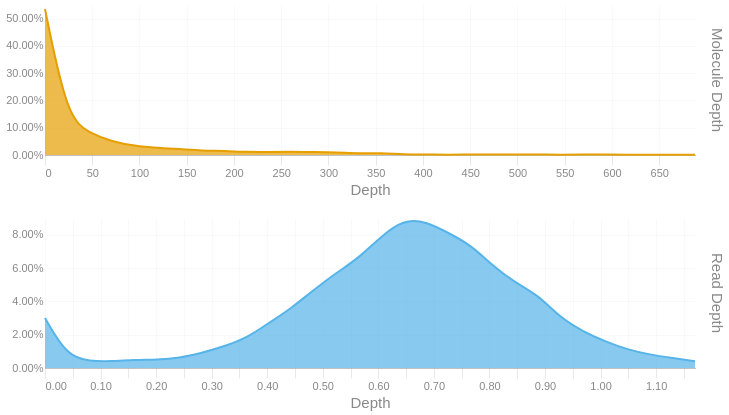

The code cell stored with this chart in its notebook:
### Code cell
readdep = depth_hist(tb['Read Depth'], q99, 3)
readdep = readdep.with_columns(pl.lit('Read Depth').alias('Metric'))
if not SKIPLR:
    moldep = depth_hist(tb['Molecule Depth'], mol_q99, 1)
    moldep = moldep.with_columns(pl.lit('Molecule Depth').alias('Metric'))
    _hist = pl.concat([readdep, moldep])
    _hist = _hist.filter(pl.col('Proportion') != 0)
    with SafeRender(_hist):
        (
            alt.Chart(_hist)        
            .mark_area(interpolate = "basis")
            .encode(
                x=alt.X('Bin:Q').scale(domainMin=0).axis(alt.Axis(title='Depth')),
                y = alt.Y('Proportion:Q', title = None).axis(format = '.2%'),
                color = alt.Color('Metric:N').legend(None),
                row = alt.Row("Metric:N").header(title = None, labelOrient = 'right'),
                tooltip = [
                    alt.Tooltip("Metric:N", title = "Metric"),
                    alt.Tooltip('Interval:N', title = "Depth Interval"),
                    alt.Tooltip('Proportion:Q', title = "% Alignments").format('.2%')
                ]
            )
            .resolve_scale(x='independent', y='independent')
            .properties(
                height = 150, width = 650,
                usermeta={'embedOptions': {'downloadFileName': f'{samplename}.depth.hist'}}
            )
        ).display()
else:
    readdep = readdep.filter(pl.col('Proportion') != 0)
    with SafeRender(readdep):
        (
            alt.Chart(readdep)        
            .mark_area(interpolate = "basis")
            .encode(
                x=alt.X('Bin:Q').scale(domainMin=0).axis(alt.Axis(title='Depth')),
                y = alt.Y('Proportion:Q', title = None).axis(format = '.2%'),
                tooltip = [
                    alt.Tooltip('Interval:N', title = "Depth Interval"),
                    alt.Tooltip('Proportion:Q', title = "% Alignments").format('.2%')
                ]
            )
            .properties(
                usermeta={'embedOptions': {'downloadFileName': f'{samplename}.depth.hist'}}
            )
        ).display()

### Figure 1 — Vega-Lite specification as saved in the notebook (floating-point values rounded to 4 significant figures)
{"width": 650, "height": 150, "config": {"title": {"anchor": "start", "dy": -15, "fontSize": 18, "color": "#888888", "subtitleColor": "#888888", "subtitleFontSize": 14}, "arc": {"fill": "#0072B2"}, "axis": {"domainColor": "#888888", "domainWidth": 0.5, "gridWidth": 0.2, "grid": false, "titleFontWeight": 400, "titleFontSize": 15, "labelFontSize": 11, "labelColor": "#888888", "tickColor": "#888888", "tickWidth": 0.2, "titleColor": "#888888"}, "axisBand": {"grid": false}, "axisX": {"grid": true, "tickSize": 10, "domainCap": "round"}, "axisY": {"domain": false, "grid": true, "tickSize": 0, "domainCap": "round"}, "background": "transparent", "header": {"labelFontSize": 15, "labelColor": "#888888", "titleFontSize": 15, "titleFontWeight": 600, "titleColor": "#888888"}, "legend": {"labelFont": "sans-serif", "labelFontSize": 12, "labelColor": "#888888", "symbolSize": 100, "symbolType": "circle", "titleFontSize": 12, "titlePadding": 10, "titleColor": "#888888", "title": null}, "range": {"category": ["#E69F00", "#56B4E9", "#009E73", "#F0E442", "#0072B2", "#D55E00", "#CC79A7", "#000000"], "diverging": ["#cfe8f3", "#a2d4ec", "#73bfe2", "#46abdb", "#1696d2", "#12719e"]}, "area": {"fill": "#0072B2", "fillOpacity": 0.7, "line": true, "strokeOpacity": 0.7}, "line": {"color": "#0072B2", "stroke": "#0072B2", "strokeWidth": 2}, "trail": {"color": "#0072B2", "stroke": "#0072B2", "strokeWidth": 0, "size": 1}, "point": {"filled": true, "fillOpacity": 1.0, "size": 95}, "text": {"color": "#888888", "fontSize": 11, "align": "right", "fontWeight": 400, "size": 11}, "bar": {"fill": "#0072B2", "stroke": null}, "view": {"stroke": null, "continuousWidth": 660, "continuousHeight": 400}}, "data": {"name": "data-e14b1f4d5a6618059a2fdb990964838d"}, "mark": {"type": "area", "interpolate": "basis"}, "encoding": {"color": {"field": "Metric", "legend": null, "type": "nominal"}, "row": {"field": "Metric", "header": {"title": null, "labelOrient": "right"}, "type": "nominal"}, "tooltip": [{"field": "Metric", "title": "Metric", "type": "nominal"}, {"field": "Interval", "title": "Depth Interval", "type": "nominal"}, {"field": "Proportion", "format": ".2%", "title": "% Alignments", "type": "quantitative"}], "x": {"axis": {"title": "Depth"}, "field": "Bin", "scale": {"domainMin": 0}, "type": "quantitative"}, "y": {"axis": {"format": ".2%"}, "field": "Proportion", "title": null, "type": "quantitative"}}, "resolve": {"scale": {"x": "independent", "y": "independent"}}, "usermeta": {"embedOptions": {"downloadFileName": "S1_Annapolis_001.depth.hist"}}, "$schema": "https://vega.github.io/schema/vega-lite/v6.1.0.json", "datasets": {"data-e14b1f4d5a6618059a2fdb990964838d": [{"Bin": 0.0, "Interval": "0.0-0.04", "Proportion": 0.03, "Metric": "Read Depth"}, {"Bin": 0.04, "Interval": "0.04-0.081", "Proportion": 0.007, "Metric": "Read Depth"}, {"Bin": 0.081, "Interval": "0.081-0.121", "Proportion": 0.004, "Metric": "Read Depth"}, {"Bin": 0.121, "Interval": "0.121-0.161", "Proportion": 0.004, "Metric": "Read Depth"}, {"Bin": 0.161, "Interval": "0.161-0.202", "Proportion": 0.005, "Metric": "Read Depth"}, {"Bin": 0.202, "Interval": "0.202-0.242", "Proportion": 0.005, "Metric": "Read Depth"}, {"Bin": 0.242, "Interval": "0.242-0.282", "Proportion": 0.006, "Metric": "Read Depth"}, {"Bin": 0.282, "Interval": "0.282-0.323", "Proportion": 0.009, "Metric": "Read Depth"}, {"Bin": 0.323, "Interval": "0.323-0.363", "Proportion": 0.013, "Metric": "Read Depth"}, {"Bin": 0.363, "Interval": "0.363-0.403", "Proportion": 0.018, "Metric": "Read Depth"}, {"Bin": 0.403, "Interval": "0.403-0.444", "Proportion": 0.027, "Metric": "Read Depth"}, {"Bin": 0.444, "Interval": "0.444-0.484", "Proportion": 0.036, "Metric": "Read Depth"}, {"Bin": 0.484, "Interval": "0.484-0.524", "Proportion": 0.047, "Metric": "Read Depth"}, {"Bin": 0.524, "Interval": "0.524-0.565", "Proportion": 0.057, "Metric": "Read Depth"}, {"Bin": 0.565, "Interval": "0.565-0.605", "Proportion": 0.066, "Metric": "Read Depth"}, {"Bin": 0.605, "Interval": "0.605-0.645", "Proportion": 0.079, "Metric": "Read Depth"}, {"Bin": 0.645, "Interval": "0.645-0.686", "Proportion": 0.089, "Metric": "Read Depth"}, {"Bin": 0.686, "Interval": "0.686-0.726", "Proportion": 0.088, "Metric": "Read Depth"}, {"Bin": 0.726, "Interval": "0.726-0.766", "Proportion": 0.081, "Metric": "Read Depth"}, {"Bin": 0.766, "Interval": "0.766-0.807", "Proportion": 0.074, "Metric": "Read Depth"}, {"Bin": 0.807, "Interval": "0.807-0.847", "Proportion": 0.061, "Metric": "Read Depth"}, {"Bin": 0.847, "Interval": "0.847-0.887", "Proportion": 0.051, "Metric": "Read Depth"}, {"Bin": 0.887, "Interval": "0.887-0.928", "Proportion": 0.044, "Metric": "Read Depth"}, {"Bin": 0.928, "Interval": "0.928-0.968", "Proportion": 0.03, "Metric": "Read Depth"}, {"Bin": 0.968, "Interval": "0.968-1.008", "Proportion": 0.022, "Metric": "Read Depth"}, {"Bin": 1.008, "Interval": "1.008-1.049", "Proportion": 0.016, "Metric": "Read Depth"}, {"Bin": 1.049, "Interval": "1.049-1.089", "Proportion": 0.011, "Metric": "Read Depth"}, {"Bin": 1.089, "Interval": "1.089-1.129", "Proportion": 0.008, "Metric": "Read Depth"}, {"Bin": 1.129, "Interval": "1.129-1.17", "Proportion": 0.006, "Metric": "Read Depth"}, {"Bin": 1.17, "Interval": "1.17-1.21", "Proportion": 0.004, "Metric": "Read Depth"}, {"Bin": 0.0, "Interval": "0.0-23.7", "Proportion": 0.535, "Metric": "Molecule Depth"}, {"Bin": 23.7, "Interval": "23.7-47.4", "Proportion": 0.134, "Metric": "Molecule Depth"}, {"Bin": 47.4, "Interval": "47.4-71.2", "Proportion": 0.08, "Metric": "Molecule Depth"}, {"Bin": 71.2, "Interval": "71.2-94.9", "Proportion": 0.049, "Metric": "Molecule Depth"}, {"Bin": 94.9, "Interval": "94.9-118.6", "Proportion": 0.033, "Metric": "Molecule Depth"}, {"Bin": 118.6, "Interval": "118.6-142.3", "Proportion": 0.026, "Metric": "Molecule Depth"}, {"Bin": 142.3, "Interval": "142.3-166.1", "Proportion": 0.022, "Metric": "Molecule Depth"}, {"Bin": 166.1, "Interval": "166.1-189.8", "Proportion": 0.016, "Metric": "Molecule Depth"}, {"Bin": 189.8, "Interval": "189.8-213.5", "Proportion": 0.015, "Metric": "Molecule Depth"}, {"Bin": 213.5, "Interval": "213.5-237.2", "Proportion": 0.011, "Metric": "Molecule Depth"}, {"Bin": 237.2, "Interval": "237.2-260.9", "Proportion": 0.011, "Metric": "Molecule Depth"}, {"Bin": 260.9, "Interval": "260.9-284.7", "Proportion": 0.012, "Metric": "Molecule Depth"}, {"Bin": 284.7, "Interval": "284.7-308.4", "Proportion": 0.011, "Metric": "Molecule Depth"}, {"Bin": 308.4, "Interval": "308.4-332.1", "Proportion": 0.01, "Metric": "Molecule Depth"}, {"Bin": 332.1, "Interval": "332.1-355.8", "Proportion": 0.006, "Metric": "Molecule Depth"}, {"Bin": 355.8, "Interval": "355.8-379.6", "Proportion": 0.007, "Metric": "Molecule Depth"}, {"Bin": 379.6, "Interval": "379.6-403.3", "Proportion": 0.002, "Metric": "Molecule Depth"}, {"Bin": 403.3, "Interval": "403.3-427.0", "Proportion": 0.002, "Metric": "Molecule Depth"}, {"Bin": 427.0, "Interval": "427.0-450.7", "Proportion": 0.001, "Metric": "Molecule Depth"}, {"Bin": 450.7, "Interval": "450.7-474.4", "Proportion": 0.002, "Metric": "Molecule Depth"}, {"Bin": 474.4, "Interval": "474.4-498.2", "Proportion": 0.002, "Metric": "Molecule Depth"}, {"Bin": 498.2, "Interval": "498.2-521.9", "Proportion": 0.002, "Metric": "Molecule Depth"}, {"Bin": 521.9, "Interval": "521.9-545.6", "Proportion": 0.002, "Metric": "Molecule Depth"}, {"Bin": 545.6, "Interval": "545.6-569.3", "Proportion": 0.001, "Metric": "Molecule Depth"}, {"Bin": 569.3, "Interval": "569.3-593.1", "Proportion": 0.002, "Metric": "Molecule Depth"}, {"Bin": 593.1, "Interval": "593.1-616.8", "Proportion": 0.002, "Metric": "Molecule Depth"}, {"Bin": 616.8, "Interval": "616.8-640.5", "Proportion": 0.001, "Metric": "Molecule Depth"}, {"Bin": 640.5, "Interval": "640.5-664.2", "Proportion": 0.001, "Metric": "Molecule Depth"}, {"Bin": 664.2, "Interval": "664.2-687.9", "Proportion": 0.001, "Metric": "Molecule Depth"}, {"Bin": 687.9, "Interval": "687.9-711.67", "Proportion": 0.001, "Metric": "Molecule Depth"}]}}
